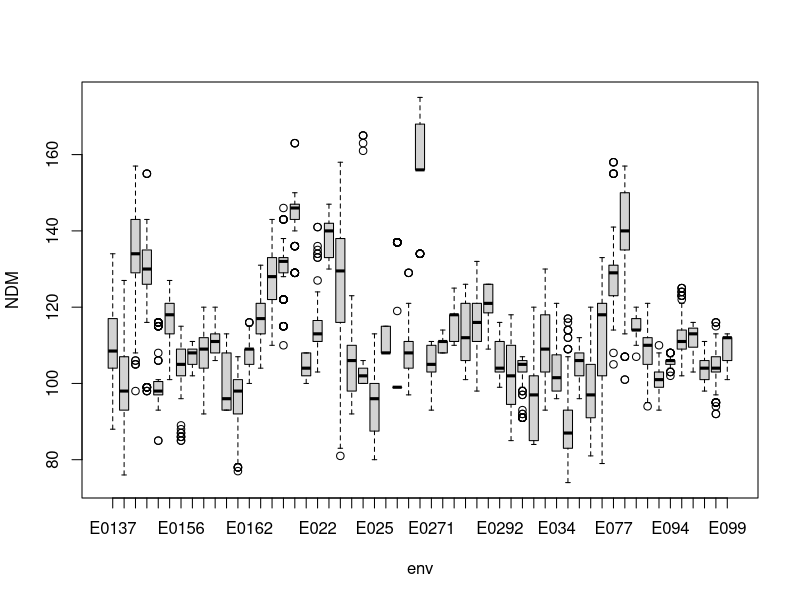

Write R code to recreate this figure. (Note: this script raises an error after producing the figure.)
data <-  read.csv2("data.csv")
boxplot(NDM ~ env, data)
# GY ----------------------------------------------------------------------


m0_GY <- asreml(
  fixed   = GY ~ env + check,
  random  = ~ gen + 
    gen:env +
    bloco:env,
  rcov    = ~ at(env):units,
  data    = data
)

summary(m0_GY)$aic
plot(residuals(M1))
qqnorm(residuals(m0_GY)); qqline(residuals(m0_GY))


m1_GY <- asreml(
  fixed   = GY ~ env + check,
  random  = ~ gen + 
    fa(env,1):gen +
    bloco:env,
  rcov    = ~ at(env):units,
  data    = data,
  na.action = na.method(x = "include", y = "include"),
  maxit = 300)

m2_GY <- asreml(
  fixed   = GY ~ env + check,
  random  = ~ gen + 
    fa(env,2):gen +
    bloco:env,
  rcov    = ~ at(env):units,
  data    = data,
  na.action = na.method(x = "include", y = "include"),
  maxit = 300)

m3_GY <- asreml(
  fixed   = GY ~ env + check,
  random  = ~ gen + 
    fa(env,3):gen +
    bloco:env,
  rcov    = ~ at(env):units,
  data    = data,
  na.action = na.method(x = "include", y = "include"),
  maxit = 300)

m4_GY <- asreml(
  fixed   = GY ~ env + check,
  random  = ~ gen + 
    fa(env,4):gen +
    bloco:env,
  rcov    = ~ at(env):units,
  data    = data,
  na.action = na.method(x = "include", y = "include"),
  maxit = 300)

m4_GY <- asreml(
  fixed   = GY ~ env + check,
  random  = ~ gen + 
    fa(env,5):gen +
    bloco:env,
  rcov    = ~ at(env):units,
  data    = data,
  na.action = na.method(x = "include", y = "include"),
  maxit = 300)

m5_GY <- asreml(
  fixed   = GY ~ env + check,
  random  = ~ gen + 
    fa(env,5):gen +
    bloco:env,
  rcov    = ~ at(env):units,
  data    = data,
  na.action = na.method(x = "include", y = "include"),
  maxit = 300)

lrt(m1_GY, m2_GY)

qqnorm(residuals(m1_GY)); qqline(residuals(m1_GY))


# NDM ---------------------------------------------------------------------
boxplot(NDM ~ env, data )
m0_NDM <- asreml(
  fixed   = NDM ~ env + check + bloco:env,
  random  = ~ gen + 
    gen:env,
  rcov    = ~ at(env):units,
  data    = data,
  na.action = na.method(x = "include", y = "include"),
  maxit = 300)

summary(m0_GY)$aic
plot(residuals(M1))
qqnorm(residuals(m0_NDM)); qqline(residuals(m0_NDM))


m1_NDM <- asreml(
  fixed   = NDM ~  env + check + bloco:env,
  random  = ~ gen + 
    fa(env, 1):gen,
  rcov    = ~ at(env):units,
  data    = data,
  na.action = na.method(x = "include", y = "include"),
  maxit = 300)

lrt(m0_NDM, m1_NDM)
plot(residuals(m1_NDM))
qqnorm(residuals(m1_NDM)); qqline(residuals(m1_NDM))

data$resid_std <- residuals(m1_NDM, type = "stdCond")

boxplot(
  resid_std ~ env,
  data = data,
  las = 2
)

abline(h = c(-7, 7), col = "red")

outliers <- data %>%
  filter(abs(resid_std) > 7)

data <- data %>%
  mutate(
    outlier = abs(resid_std) > 7,
    NDM = ifelse(outlier, NA, NDM)
  )
# PH_R8 -------------------------------------------------------------------
boxplot(PH_R8 ~ env, data)
m0_PH <- asreml(
  fixed   = PH_R8 ~ env + check,
  random  = ~ gen + 
    gen:env +
    bloco:env,
  rcov    = ~ at(env):units,
  data    = data
)

summary(m0_GY)$aic
plot(residuals(M1))
qqnorm(residuals(m0_PH)); qqline(residuals(m0_PH))


m1_PH <- asreml(
  fixed   = PH_R8 ~ env + check + bloco:env,
  random  = ~ gen + 
    fa(env,1):gen,
  rcov    = ~ at(env):units,
  data    = data,
  na.action = na.method(x = "include", y = "include"),
  maxit = 300)
qqnorm(residuals(m1_PH)); qqline(residuals(m1_PH))

m2_PH <- asreml(
  fixed   = PH_R8 ~ env + check + bloco:env,
  random  = ~ gen + 
    fa(env,2):gen,
  rcov    = ~ at(env):units,
  data    = data,
  na.action = na.method(x = "include", y = "include"),
  maxit = 300)
qqnorm(residuals(m2_PH)); qqline(residuals(m2_PH))

lrt(m0_PH, m1_PH)

data <- data_clean
boxplot(PH_R8 ~ env, data)
boxplot(PH_R8 ~ env, data_clean)

data$resid_std <- residuals(m1_PH, type = "stdCond")

boxplot(
  resid_std ~ env,
  data = data,
  las = 2
)

abline(h = c(-7, 7), col = "red")

outliers <- data %>%
  filter(abs(resid_std) > 7)

data <- data %>%
  mutate(
    outlier = abs(resid_std) > 7,
    PH_R8 = ifelse(outlier, NA, PH_R8)
  )
